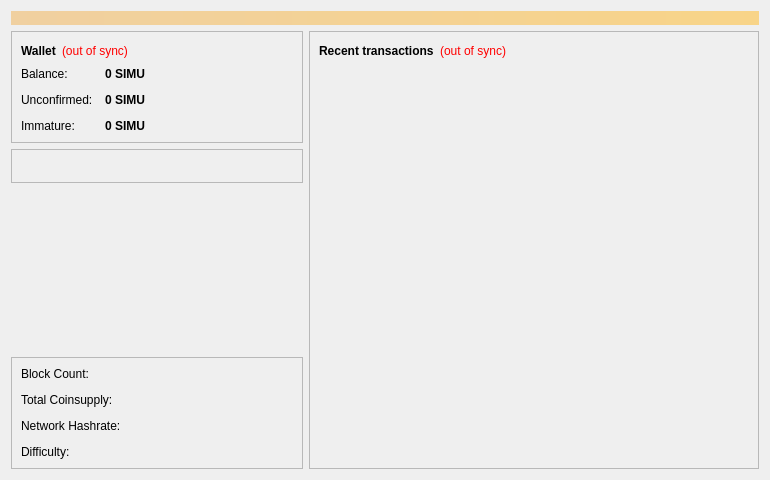
<?xml version="1.0" encoding="UTF-8"?>
<ui version="4.0">
 <class>OverviewPage</class>
 <widget class="QWidget" name="OverviewPage">
  <property name="geometry">
   <rect>
    <x>0</x>
    <y>0</y>
    <width>770</width>
    <height>480</height>
   </rect>
  </property>
  <property name="minimumSize">
   <size>
    <width>770</width>
    <height>480</height>
   </size>
  </property>
  <property name="windowTitle">
   <string>Form</string>
  </property>
  <layout class="QVBoxLayout" name="topLayout">
   <item>
    <widget class="QLabel" name="labelAlerts">
     <property name="visible">
      <bool>false</bool>
     </property>
     <property name="styleSheet">
      <string notr="true">background-color: qlineargradient(x1: 0, y1: 0, x2: 1, y2: 0, stop:0 #F0D0A0, stop:1 #F8D488); color:#000000;</string>
     </property>
     <property name="wordWrap">
      <bool>true</bool>
     </property>
     <property name="margin">
      <number>3</number>
     </property>
    </widget>
   </item>
   <item>
    <layout class="QHBoxLayout" name="horizontalLayout" stretch="1,1">
     <item>
      <layout class="QVBoxLayout" name="verticalLayout_2">
       <item>
        <widget class="QFrame" name="frame">
         <property name="frameShape">
          <enum>QFrame::StyledPanel</enum>
         </property>
         <property name="frameShadow">
          <enum>QFrame::Raised</enum>
         </property>
         <layout class="QVBoxLayout" name="verticalLayout_4">
          <item>
           <layout class="QHBoxLayout" name="horizontalLayout_4">
            <item>
             <widget class="QLabel" name="label_5">
              <property name="font">
               <font>
                <weight>75</weight>
                <bold>true</bold>
               </font>
              </property>
              <property name="text">
               <string>Wallet</string>
              </property>
             </widget>
            </item>
            <item>
             <widget class="QLabel" name="labelWalletStatus">
              <property name="toolTip">
               <string>The displayed information may be out of date. Your wallet automatically synchronizes with the SimuCoin network after a connection is established, but this process has not completed yet.</string>
              </property>
              <property name="styleSheet">
               <string notr="true">QLabel { color: red; }</string>
              </property>
              <property name="text">
               <string notr="true">(out of sync)</string>
              </property>
              <property name="alignment">
               <set>Qt::AlignLeading|Qt::AlignLeft|Qt::AlignVCenter</set>
              </property>
             </widget>
            </item>
            <item>
             <spacer name="horizontalSpacer_2">
              <property name="orientation">
               <enum>Qt::Horizontal</enum>
              </property>
              <property name="sizeHint" stdset="0">
               <size>
                <width>40</width>
                <height>20</height>
               </size>
              </property>
             </spacer>
            </item>
           </layout>
          </item>
          <item>
           <layout class="QFormLayout" name="formLayout_2">
            <property name="fieldGrowthPolicy">
             <enum>QFormLayout::AllNonFixedFieldsGrow</enum>
            </property>
            <property name="horizontalSpacing">
             <number>12</number>
            </property>
            <property name="verticalSpacing">
             <number>12</number>
            </property>
            <item row="0" column="0">
             <widget class="QLabel" name="label">
              <property name="text">
               <string>Balance:</string>
              </property>
             </widget>
            </item>
            <item row="0" column="1">
             <widget class="QLabel" name="labelBalance">
              <property name="font">
               <font>
                <weight>75</weight>
                <bold>true</bold>
               </font>
              </property>
              <property name="cursor">
               <cursorShape>IBeamCursor</cursorShape>
              </property>
              <property name="toolTip">
               <string>Your current balance</string>
              </property>
              <property name="text">
               <string notr="true">0 SIMU</string>
              </property>
              <property name="textInteractionFlags">
               <set>Qt::LinksAccessibleByMouse|Qt::TextSelectableByKeyboard|Qt::TextSelectableByMouse</set>
              </property>
             </widget>
            </item>
            <item row="1" column="0">
             <widget class="QLabel" name="label_3">
              <property name="text">
               <string>Unconfirmed:</string>
              </property>
             </widget>
            </item>
            <item row="1" column="1">
             <widget class="QLabel" name="labelUnconfirmed">
              <property name="font">
               <font>
                <weight>75</weight>
                <bold>true</bold>
               </font>
              </property>
              <property name="cursor">
               <cursorShape>IBeamCursor</cursorShape>
              </property>
              <property name="toolTip">
               <string>Total of transactions that have yet to be confirmed, and do not yet count toward the current balance</string>
              </property>
              <property name="text">
               <string notr="true">0 SIMU</string>
              </property>
              <property name="textInteractionFlags">
               <set>Qt::LinksAccessibleByMouse|Qt::TextSelectableByKeyboard|Qt::TextSelectableByMouse</set>
              </property>
             </widget>
            </item>
            <item row="2" column="0">
             <widget class="QLabel" name="labelImmatureText">
              <property name="text">
               <string>Immature:</string>
              </property>
             </widget>
            </item>
            <item row="2" column="1">
             <widget class="QLabel" name="labelImmature">
              <property name="font">
               <font>
                <weight>75</weight>
                <bold>true</bold>
               </font>
              </property>
              <property name="toolTip">
               <string>Mined balance that has not yet matured</string>
              </property>
              <property name="text">
               <string notr="true">0 SIMU</string>
              </property>
              <property name="textInteractionFlags">
               <set>Qt::LinksAccessibleByMouse|Qt::TextSelectableByKeyboard|Qt::TextSelectableByMouse</set>
              </property>
             </widget>
            </item>
           </layout>
          </item>
         </layout>
        </widget>
       </item>
       <item>
        <widget class="QFrame" name="frame_4">
         <property name="frameShape">
          <enum>QFrame::StyledPanel</enum>
         </property>
         <property name="frameShadow">
          <enum>QFrame::Raised</enum>
         </property>
         <layout class="QVBoxLayout" name="verticalLayout_5">
          <item>
           <widget class="QLabel" name="labelMiningAddress">
            <property name="text">
             <string/>
            </property>
           </widget>
          </item>
         </layout>
        </widget>
       </item>
       <item>
        <spacer name="verticalSpacer">
         <property name="orientation">
          <enum>Qt::Vertical</enum>
         </property>
         <property name="sizeHint" stdset="0">
          <size>
           <width>20</width>
           <height>40</height>
          </size>
         </property>
        </spacer>
       </item>
       <item>
        <widget class="QFrame" name="frame_3">
         <property name="frameShape">
          <enum>QFrame::StyledPanel</enum>
         </property>
         <property name="frameShadow">
          <enum>QFrame::Raised</enum>
         </property>
         <layout class="QVBoxLayout" name="verticalLayout_6">
          <item>
           <layout class="QFormLayout" name="formLayout">
            <property name="horizontalSpacing">
             <number>12</number>
            </property>
            <property name="verticalSpacing">
             <number>12</number>
            </property>
            <item row="1" column="0">
             <widget class="QLabel" name="label_2">
              <property name="text">
               <string>Total Coinsupply:</string>
              </property>
             </widget>
            </item>
            <item row="1" column="1">
             <widget class="QLabel" name="labelTotalCoinsupply">
              <property name="font">
               <font>
                <weight>75</weight>
                <bold>true</bold>
               </font>
              </property>
              <property name="text">
               <string/>
              </property>
             </widget>
            </item>
            <item row="2" column="1">
             <widget class="QLabel" name="labelNetworkHashrate">
              <property name="font">
               <font>
                <weight>75</weight>
                <bold>true</bold>
               </font>
              </property>
              <property name="text">
               <string/>
              </property>
             </widget>
            </item>
            <item row="2" column="0">
             <widget class="QLabel" name="label_9">
              <property name="text">
               <string>Network Hashrate:</string>
              </property>
             </widget>
            </item>
            <item row="3" column="1">
             <widget class="QLabel" name="labelDifficulty">
              <property name="font">
               <font>
                <weight>75</weight>
                <bold>true</bold>
               </font>
              </property>
              <property name="text">
               <string/>
              </property>
             </widget>
            </item>
            <item row="3" column="0">
             <widget class="QLabel" name="label_11">
              <property name="text">
               <string>Difficulty:</string>
              </property>
             </widget>
            </item>
            <item row="0" column="0">
             <widget class="QLabel" name="label_6">
              <property name="text">
               <string>Block Count:</string>
              </property>
             </widget>
            </item>
            <item row="0" column="1">
             <widget class="QLabel" name="labelBlockCount">
              <property name="font">
               <font>
                <weight>75</weight>
                <bold>true</bold>
               </font>
              </property>
              <property name="text">
               <string/>
              </property>
             </widget>
            </item>
           </layout>
          </item>
         </layout>
        </widget>
       </item>
      </layout>
     </item>
     <item>
      <layout class="QVBoxLayout" name="verticalLayout_3">
       <item>
        <widget class="QFrame" name="frame_2">
         <property name="minimumSize">
          <size>
           <width>450</width>
           <height>0</height>
          </size>
         </property>
         <property name="styleSheet">
          <string notr="true"/>
         </property>
         <property name="frameShape">
          <enum>QFrame::StyledPanel</enum>
         </property>
         <property name="frameShadow">
          <enum>QFrame::Raised</enum>
         </property>
         <layout class="QVBoxLayout" name="verticalLayout">
          <item>
           <layout class="QHBoxLayout" name="horizontalLayout_2">
            <item>
             <widget class="QLabel" name="label_4">
              <property name="text">
               <string>&lt;b&gt;Recent transactions&lt;/b&gt;</string>
              </property>
             </widget>
            </item>
            <item>
             <widget class="QLabel" name="labelTransactionsStatus">
              <property name="toolTip">
               <string>The displayed information may be out of date. Your wallet automatically synchronizes with the SimuCoin network after a connection is established, but this process has not completed yet.</string>
              </property>
              <property name="styleSheet">
               <string notr="true">QLabel { color: red; }</string>
              </property>
              <property name="text">
               <string notr="true">(out of sync)</string>
              </property>
              <property name="alignment">
               <set>Qt::AlignRight|Qt::AlignTrailing|Qt::AlignVCenter</set>
              </property>
             </widget>
            </item>
            <item>
             <spacer name="horizontalSpacer">
              <property name="orientation">
               <enum>Qt::Horizontal</enum>
              </property>
              <property name="sizeHint" stdset="0">
               <size>
                <width>40</width>
                <height>20</height>
               </size>
              </property>
             </spacer>
            </item>
           </layout>
          </item>
          <item>
           <widget class="QListView" name="listTransactions">
            <property name="styleSheet">
             <string notr="true">QListView { background: transparent;}</string>
            </property>
            <property name="frameShape">
             <enum>QFrame::NoFrame</enum>
            </property>
            <property name="verticalScrollBarPolicy">
             <enum>Qt::ScrollBarAlwaysOff</enum>
            </property>
            <property name="horizontalScrollBarPolicy">
             <enum>Qt::ScrollBarAlwaysOff</enum>
            </property>
            <property name="sizeAdjustPolicy">
             <enum>QAbstractScrollArea::AdjustIgnored</enum>
            </property>
            <property name="selectionMode">
             <enum>QAbstractItemView::NoSelection</enum>
            </property>
           </widget>
          </item>
         </layout>
        </widget>
       </item>
      </layout>
     </item>
    </layout>
   </item>
  </layout>
 </widget>
 <resources/>
 <connections/>
</ui>
